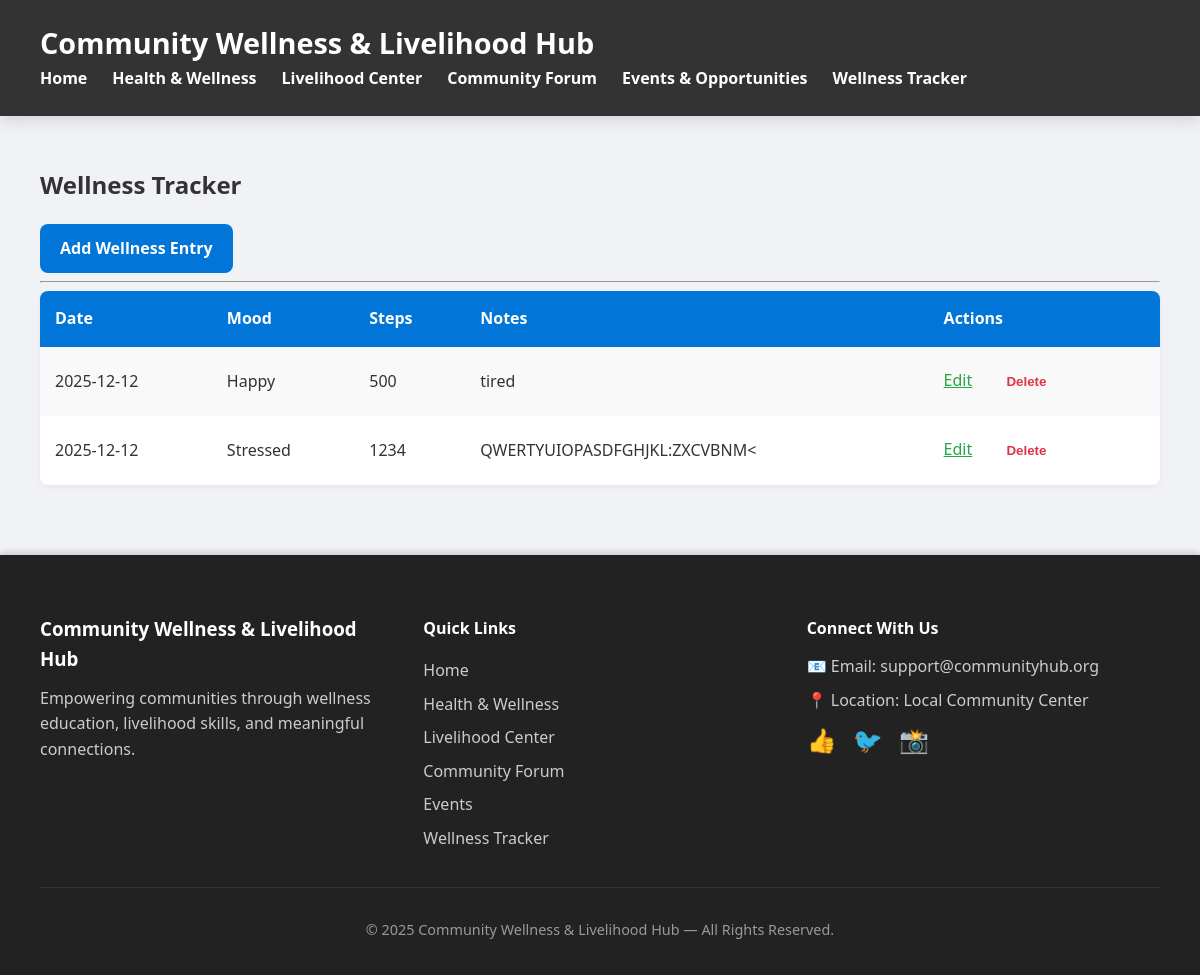
The page /wellness/ on the database as committed earlier.
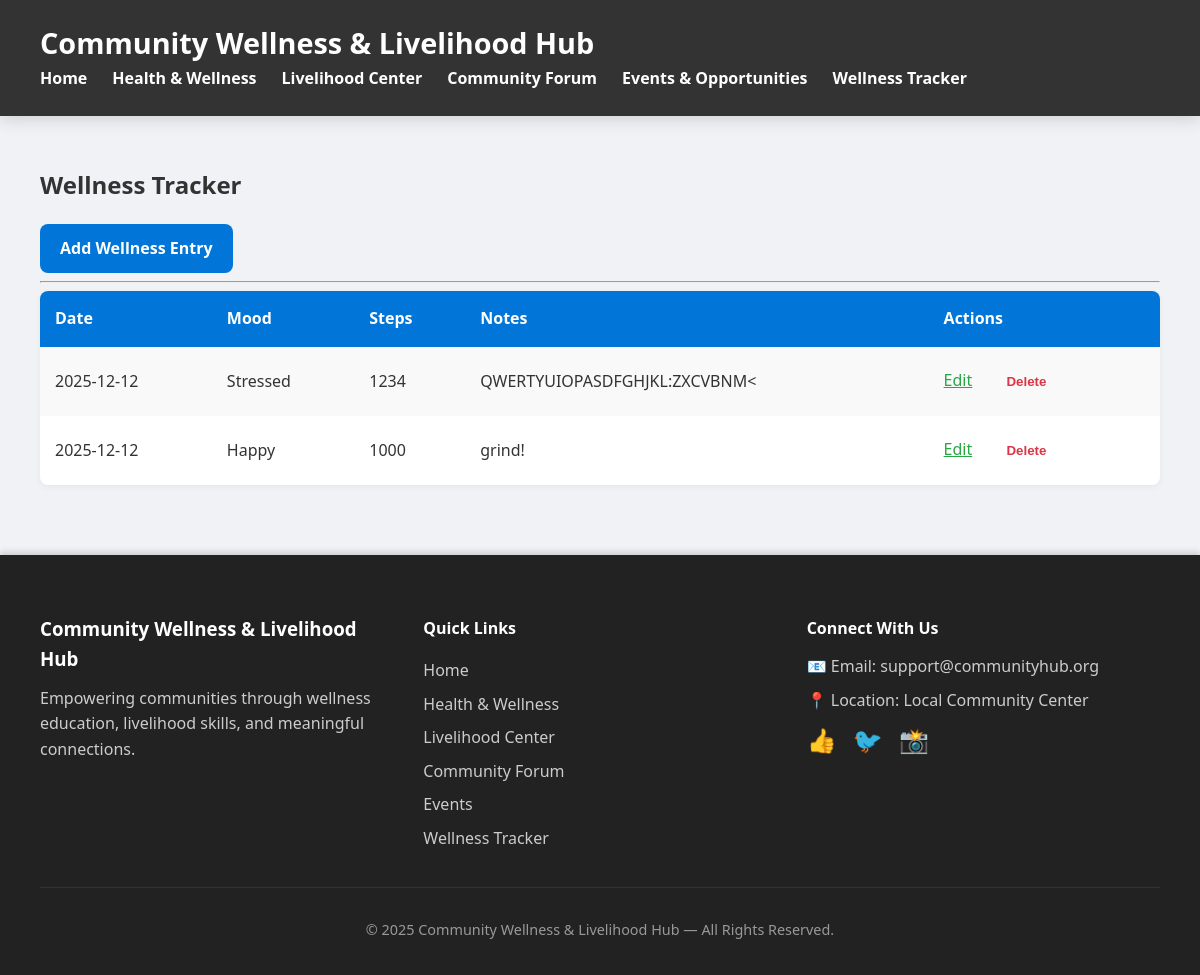
The same page on the database as committed later.
### models.py (models this page shows)
class WellnessEntry(db.Model):
    id = db.Column(db.Integer, primary_key=True)
    date = db.Column(db.String(20), nullable=False)
    mood = db.Column(db.String(20), nullable=False)
    steps = db.Column(db.Integer)
    notes = db.Column(db.Text)

### app.py (the view)
@wellness_bp.route("/")
def list_entries():
    entries = WellnessEntry.query.all()
    return render_template("wellness_list.html", entries=entries)

### Templates/wellness_list.html (shortened to what this page needs)
{% extends "base.html" %}
{% block content %}
<h2>Wellness Tracker</h2>
<a href="/wellness/add" class="button">Add Wellness Entry</a>
<hr>
{% if entries %}
<table>
    <tr>
        <th>Date</th>
        <th>Mood</th>
        <th>Steps</th>
        <th>Notes</th>
        <th>Actions</th>
    </tr>
    {% for w in entries %}
    <tr>
        <td>{{ w.date }}</td>
        <td>{{ w.mood }}</td>
        <td>{{ w.steps }}</td>
        <td>{{ w.notes }}</td>
        <td>
            <a href="{{ url_for('wellness.edit_wellness', entry_id=w.id) }}"
               style="color:#28a745; margin-right:10px;">Edit</a>
            <form action="{{ url_for('wellness.delete_wellness', entry_id=w.id) }}" method="POST"
                  style="display:inline;" onsubmit="return confirm('Delete this entry?');">
                <button style="background:none; border:none; color:#dc3545; cursor:pointer;">
                    Delete
                </button>
            </form>
        </td>
    </tr>
    {% endfor %}
</table>
{% else %}
<p>No wellness entries yet. Start tracking now!</p>
{% endif %}
{% endblock %}

### Templates/base.html (shortened to what this page needs)
<!DOCTYPE html>
<html>
<head>
    <link rel="stylesheet" href="/static/style.css">
</head>
<body>
<nav>
    <h2>Community Wellness & Livelihood Hub</h2>
    <div class="nav-links">
        <a href="/">Home</a>
        <a href="/health">Health & Wellness</a>
        <a href="/livelihood">Livelihood Center</a>
        <a href="/forum">Community Forum</a>
        <a href="/events">Events & Opportunities</a>
        <a href="/wellness">Wellness Tracker</a>
    </div>
</nav>
<div class="container">
    {% block content %}{% endblock %}
</div>
<footer>
    <div class="footer-content">
        <div class="footer-section">
            <h3>Community Wellness & Livelihood Hub</h3>
            <p>
                Empowering communities through wellness education,
                livelihood skills, and meaningful connections.
            </p>
        </div>
        <div class="footer-section">
            <h4>Quick Links</h4>
            <ul>
                <li><a href="/">Home</a></li>
                <li><a href="/health">Health & Wellness</a></li>
                <li><a href="/livelihood">Livelihood Center</a></li>
                <li><a href="/forum">Community Forum</a></li>
                <li><a href="/events">Events</a></li>
                <li><a href="/wellness">Wellness Tracker</a></li>
            </ul>
        </div>
        <div class="footer-section">
            <h4>Connect With Us</h4>
            <p>📧 Email: support@communityhub.org</p>
            <p>📍 Location: Local Community Center</p>
            <div class="social-links">
                <a href="#">👍</a>
                <a href="#">🐦</a>
                <a href="#">📸</a>
            </div>
        </div>
    </div>
    <div class="footer-bottom">
        <p>© 2025 Community Wellness & Livelihood Hub — All Rights Reserved.</p>
    </div>
</footer>
</body>
</html>

### Static/style.css (style rules this page uses)
:root { --primary: #0275d8; --primary-dark: #025aa5; --bg: #f0f2f5; --card-bg: #fff; --text: #333; --radius: 8px; --shadow-sm: 0 2px 6px rgba(0,0,0,0.05); --shadow-md: 0 5px 15px rgba(0,0,0,0.12); }
body { font-family: 'Segoe UI', Tahoma, Geneva, Verdana, sans-serif; background: var(--bg); margin: 0; padding: 0; color: var(--text); line-height: 1.6; }
nav { background: #333; padding: 20px 40px; display: flex; align-items: center; justify-content: space-between; flex-wrap: wrap; box-shadow: var(--shadow-md); }
nav h2 { color: #fff; margin: 0; font-size: 1.8rem; }
.nav-links { display: flex; gap: 25px; }
.nav-links a { position: relative; color: #fff; text-decoration: none; font-weight: 600; padding-bottom: 4px; transition: color 0.3s ease; }
.nav-links a::after { content: ""; position: absolute; width: 0; height: 2px; background: var(--primary); bottom: 0; left: 0; transition: width 0.3s ease; }
.container { padding: 30px 40px; max-width: 1200px; margin: 0 auto; }
.button, button { background: var(--primary); color: #fff; padding: 12px 20px; text-decoration: none; border-radius: var(--radius); display: inline-block; font-weight: 600; cursor: pointer; transition: background 0.3s ease, transform 0.2s ease; border: none; }
table { width: 100%; border-collapse: collapse; background: var(--card-bg); border-radius: var(--radius); overflow: hidden; box-shadow: var(--shadow-sm); }
table th, table td { padding: 15px; text-align: left; }
table th { background: var(--primary); color: #fff; }
table tr:nth-child(even) { background: #f9f9f9; }
footer { background: #222; color: #ddd; padding: 40px 40px 20px; margin-top: 40px; box-shadow: 0 -3px 6px rgba(0,0,0,0.15); }
.footer-content { display: grid; grid-template-columns: repeat(auto-fit, minmax(260px, 1fr)); gap: 30px; margin-bottom: 20px; }
.footer-section h3, .footer-section h4 { color: #fff; margin-bottom: 12px; }
.footer-section p { margin: 8px 0; color: #ccc; }
.footer-section ul { list-style: none; padding: 0; }
.footer-section ul li { margin-bottom: 8px; }
.footer-section ul li a { color: #ccc; text-decoration: none; transition: color 0.3s ease; }
.social-links a { font-size: 1.5rem; margin-right: 12px; text-decoration: none; color: #ccc; transition: 0.3s ease; }
.footer-bottom { text-align: center; padding-top: 15px; border-top: 1px solid #333; color: #999; font-size: 0.9rem; }

Rows that differ between the two databases and show on the page:
removed WellnessEntry: date "2025-12-12", mood "Happy", steps "500", notes "tired"
added WellnessEntry: date "2025-12-12", mood "Happy", steps "1000", notes "grind!"
